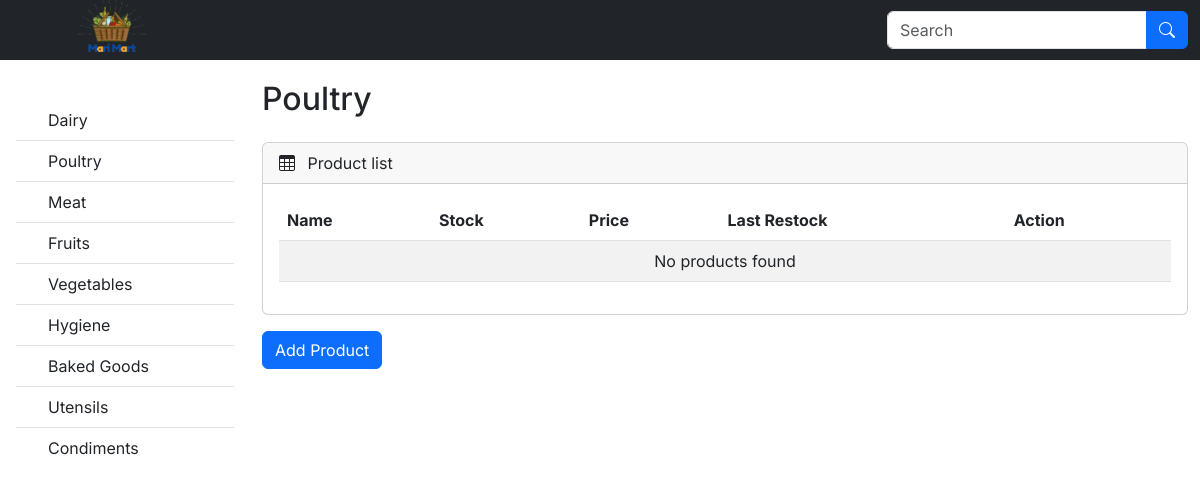
Screenshot of /product.php?category=Poultry with the database file from the repository.
### tables this page shows
CREATE TABLE `categories` (
  `id` int(255) NOT NULL,
  `category_name` varchar(255) NOT NULL
);

### product.php (the view, shortened to what this page needs)
<?php include 'config/connection.php';
if (isset($_GET['category'])) {
  $category = $connection->real_escape_string($_GET['category']);
} else {
  header("Location: index.php");
  exit();
}
?>
<!DOCTYPE html>
<html lang="en">
<head>
    <link rel="stylesheet" href="https://cdn.jsdelivr.net/npm/bootstrap-icons@1.4.1/font/bootstrap-icons.css"/>
    <link rel="stylesheet" href="https://cdnjs.cloudflare.com/ajax/libs/twitter-bootstrap/5.3.0/css/bootstrap.min.css">
    <link rel="stylesheet" href="https://cdn.datatables.net/2.0.0/css/dataTables.bootstrap5.css">
    <link rel="stylesheet" href="css/styles.css">
</head>
<body>
  <?php include "navbar.php"?>
    <nav id="sidebarMenu" class="collapse d-lg-block sidebar collapse bg-white">
        <div class="position-sticky">
            <div class="list-group list-group-flush mx-3 mt-4">
                <?php
                $query = "SELECT * FROM categories";
                $result = mysqli_query($connection, $query);
                if (mysqli_num_rows($result) > 0) {
                while ($row = mysqli_fetch_assoc($result)) {
                    echo '<a href="product.php?category=' . urlencode($row["category_name"]) . '" class="list-group-item list-group-item-action py-2 ripple">';
                    echo '<i class="fas fa-tachometer-alt fa-fw me-3"></i><span>' . htmlspecialchars($row["category_name"]) . '</span>';
                    echo '</a>';
                }
                } else {
                    echo '<p>No categories found.</p>';
                }
                ?>
            </div>
        </div>
    </nav>
    <main class="mt-5 pt-3">
        <div class="container-fluid">
        <h2 class="py-3"><?php echo $category?></h2>
            <div class="row">
                <div class="col-md-12 mb-3">
                    <div class="card">
                        <div class="card-header">
                            <span><i class="bi bi-table me-2"></i></span> Product list
                        </div>
                        <div class="card-body">
                            <div class="table-responsive">
                                <table id="example" class="table table-striped data-table" style="width: 100%">
                                    <thead>
                                        <tr>
                                            <th>Name</th>
                                            <th>Stock</th>
                                            <th>Price</th>
                                            <th>Last Restock</th>
                                            <th>Action</th>
                                        </tr>
                                    </thead>
                                    <tbody>
                                    <?php
                            $query = "SELECT * FROM product_list where category='$category'";
                            $result = mysqli_query($connection, $query);
                            if (mysqli_num_rows($result) > 0) {
                                while ($row = mysqli_fetch_assoc($result)) {
                                  echo '<tr>';
                                  echo '<td>' . htmlspecialchars($row['name']) . '</td>';
                                  echo '<td>' . htmlspecialchars($row['stock']) . '</td>';
                                  echo '<td>₱' . htmlspecialchars($row['price']) . '</td>';
                                  echo '<td>' . htmlspecialchars($row['last_restock']) . '</td>';
                                  echo '<td>
                                          <button class="btn btn-warning btn-sm update-btn"
                                                  data-bs-toggle="modal"
                                                  data-bs-target="#updateProductModal"
                                                  data-product-id="' . $row['id'] . '"
                                                  data-product-name="' . htmlspecialchars($row['name']) . '"
                                                  data-product-category="' . htmlspecialchars($row['category']) . '"
                                                  data-product-price="' . htmlspecialchars($row['price']) . '"
                                                  data-product-stock="' . htmlspecialchars($row['stock']) . '">Update</button>
                                          <button class="btn btn-danger btn-sm delete-btn"
                                                  data-bs-toggle="modal"
                                                  data-bs-target="#deleteConfirmationModal"
                                                  data-product-id="' . $row['id'] . '">Delete</button>
                                          <button class="btn btn-success btn-sm restock-btn"
                                                  data-bs-toggle="modal"
                                                  data-bs-target="#restockProductModal"
                                                  data-product-id="' . $row['id'] . '">Restock</button>
                                        </td>';
                                  echo '</tr>';
                                }
                            } else {
                                echo "<tr><td colspan='5' class='text-center'>No products found</td></tr>";
                            }
                            ?>
                                    </tbody>
                                </table>
                            </div>
            </div>
 </div>
        </div>
    </div>
                <button class="btn btn-primary" data-bs-toggle="modal" data-bs-target="#addCategoryModal">Add Product</button>
</div>
    </main>
</body>
</html>

### css/styles.css (style rules this page uses)
body, button { font-family: "Inter", sans-serif; }
body { display: flex; }
#sidebarMenu { position: fixed; top: 56px; left: 0; width: 250px; height: calc(100% - 56px); padding-top: 20px; background-color: #f8f9fa; overflow-x: hidden; overflow-y: auto; display: flex; flex-direction: column; justify-content: space-between; }
main { margin-left: 250px; padding-top: 56px; width: 100%; }

### rows the page displays
categories: category_name "Dairy"
categories: category_name "Poultry"
categories: category_name "Meat"
categories: category_name "Fruits"
categories: category_name "Vegetables"
categories: category_name "Hygiene"
categories: category_name "Baked Goods"
categories: category_name "Utensils"
categories: category_name "Condiments"

### other values shown
$category "Poultry"
